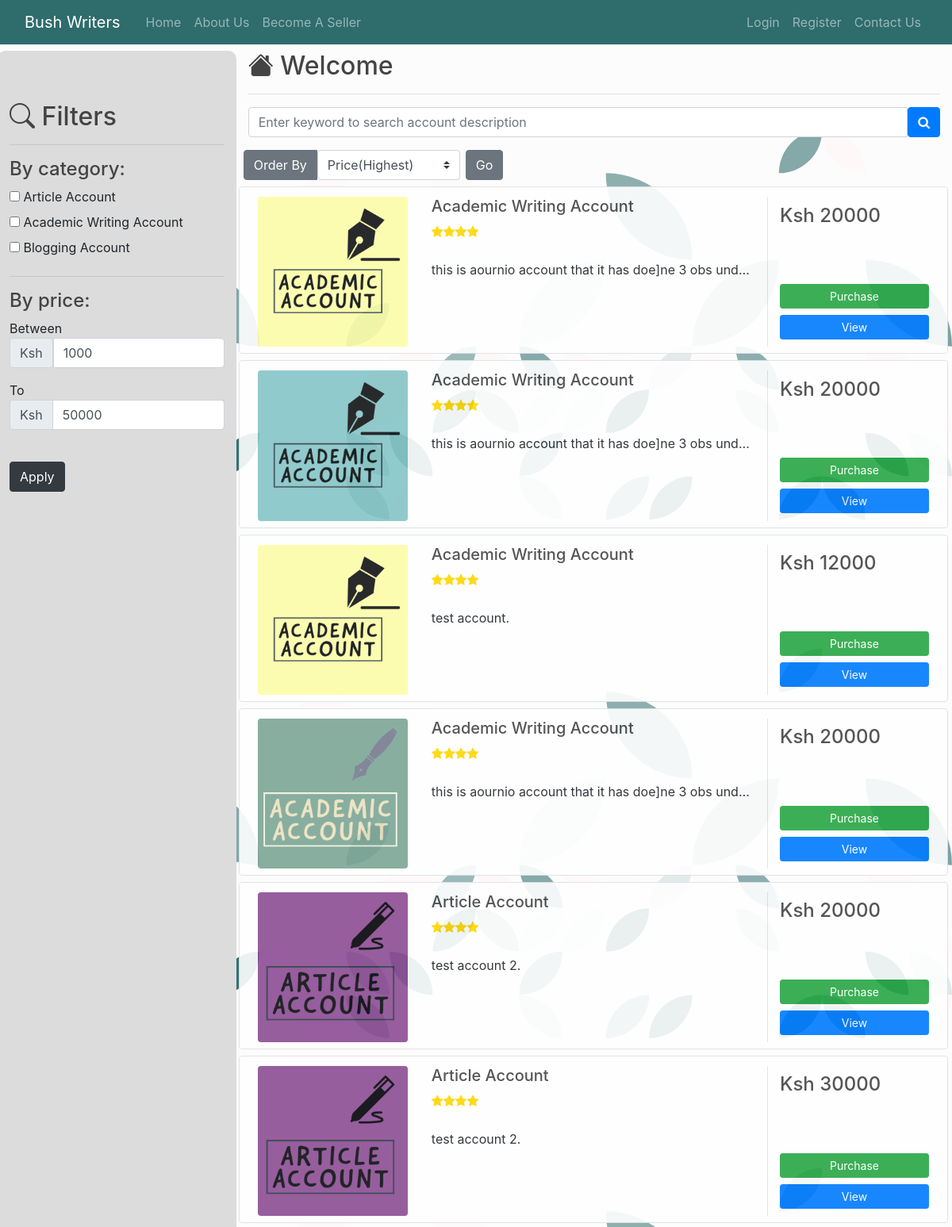
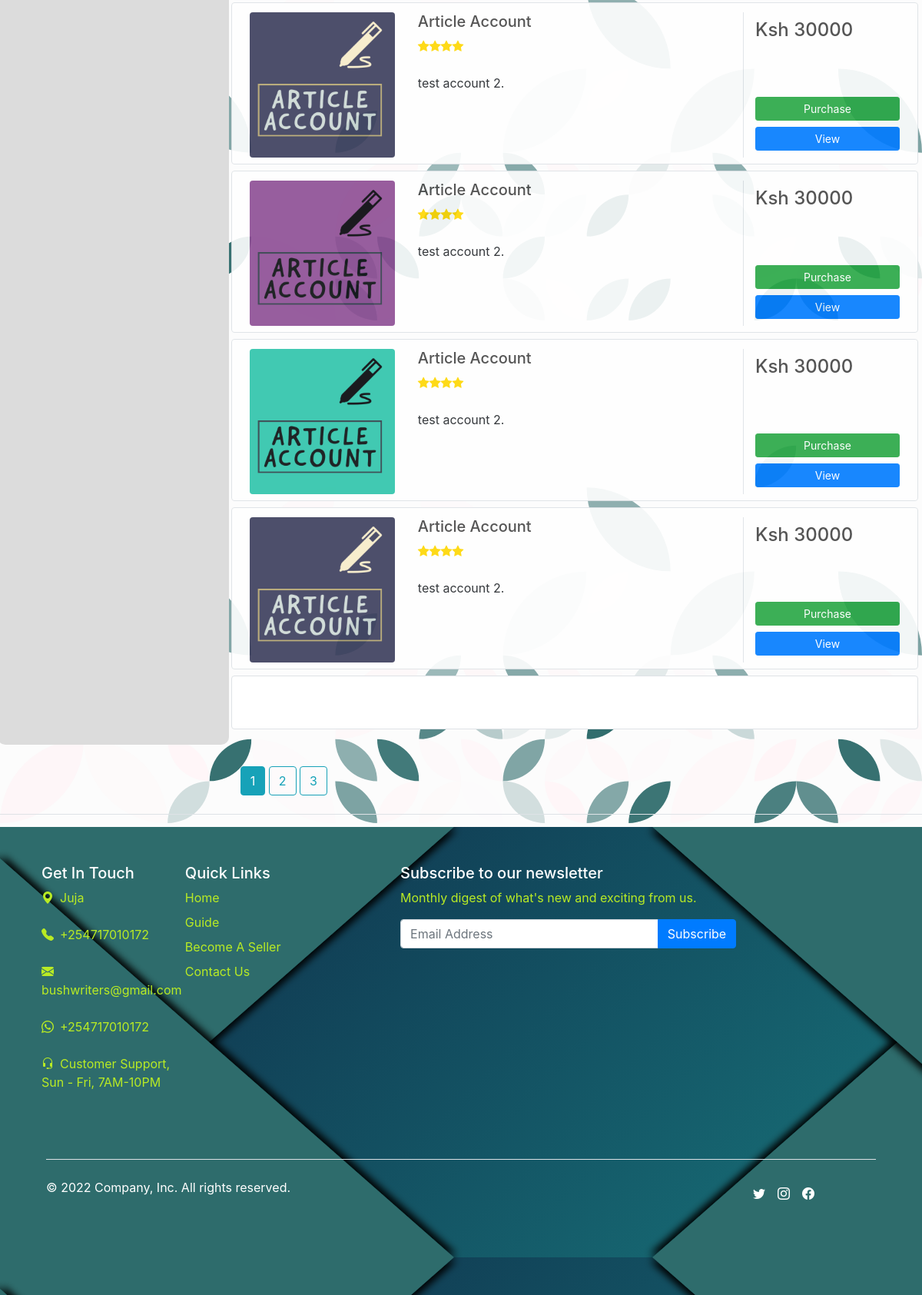
The page / on the database its author committed (2 pictures, top to bottom).
### models/accounts.py (models this page shows, shortened)
class Account(db.Model):
    STATUS_AVAILABLE = 0
    STATUS_ON_PROGRESS = 1
    STATUS_VERIFICATION_STAGE = 2
    STATUS_SUCCESSFUL_STAGE = 3
    STATUS_DISPUTED_STAGE = 4
    __tablename__ = 'account'
    account_id = db.Column(db.Integer, primary_key = True)
    account_type = db.Column(db.Enum(AccountType), default = AccountType.ACADEMIC_WRITING_ACCOUNT)
    account_name = db.Column(db.String(80), nullable = False)
    description = db.Column(db.String(120), nullable = False)
    brand = db.Column(db.String(60), nullable = False)
    price = db.Column(db.Integer, nullable = False)
    status = db.Column(db.SmallInteger, default=STATUS_AVAILABLE)
    account_creation_date = db.Column(db.Date, nullable = False)
    time_posted = db.Column(db.DateTime (timezone = True), default = func.now())
    user_id = db.Column(db.Integer, db.ForeignKey('user.id', ondelete = 'CASCADE'))
    images = db.relationship('Image', backref = 'account', passive_deletes = True, lazy='dynamic' )
    notifications = db.relationship('Notification', backref = 'account', passive_deletes = True, lazy='dynamic')
    complaints = db.relationship('Complaints', backref = 'account', passive_deletes = True, lazy='dynamic')

### main/views.py (the view, shortened to what this page needs)
@main.route('/', methods = ['GET', 'POST'])
def viewpage():
    page = request.args.get('page', 1, type=int)
    account = Account.query.filter_by(status = 0).paginate(page=page, per_page=10, error_out=False)
    search_form = Search()
    filter_form = FilteredSearch()
    purchase_form = Payment_Method()
    order_by_form = Order_By()
    if current_user.is_anonymous:
        notification = False
    if current_user.is_authenticated:
        buyer_msg = Notification.query.filter_by(buyer_id = current_user.id).first()
        seller_msg = Notification.query.filter_by(seller_id = current_user.id).first()
        notification = True if buyer_msg or seller_msg else False
    return render_template('view.html', account=account, logged_in_user=current_user, purchase_form = purchase_form, form = search_form, order = order_by_form, filter_form = filter_form, notification = notification)

### auth/form_fields.py (shortened to what this page needs)
class Search(FlaskForm):
    keyword = StringField(validators=[InputRequired(message='Search Keyword required'),
                Length(min=3, max=30, message='Search Keyword must be between 3 and 30 characters')])
    search = SubmitField()

class FilteredSearch(FlaskForm):
   article_ac =  BooleanField('Article Account', default = False)
   academic_ac = BooleanField('Academic Writing Account', default = False)
   blogging_ac = BooleanField('Blogging Account', default = False)
   price_range_a = IntegerField('Between Price: ', validators=[NumberRange(min=1000, max=50000)], default = 1000)
   price_range_b = IntegerField('To Price: ', validators=[NumberRange(min=1000, max=50000)], default = 50000)
   apply = SubmitField("Apply")

### templates/view.html (shortened to what this page needs)
{% extends 'view_base.html' %}
{% block stylesheets %}
    <link href="https://cdnjs.cloudflare.com/ajax/libs/font-awesome/4.7.0/css/font-awesome.min.css" rel="stylesheet">
    <link rel="stylesheet" type="text/css" href="{{ url_for('static', filename='css/styles.css') }}" >
    <link rel="stylesheet" type="text/css" href="{{ url_for('static', filename='css/home_listing.css') }}" >
    <link href="https://stackpath.bootstrapcdn.com/bootstrap/4.4.1/css/bootstrap.min.css" rel="stylesheet">
{% endblock stylesheets %}
{% block content %}
<div class="container">
    <div class="row">
    <div class="col-md-12">
        <div class="grid search">
        <div class="grid-body">
            <div class="row">
            {% block filters %}
            <div class="col-md-3 filter">
                <form action="" method="POST">
                    <h2 class="grid-title"><i class="bi bi-search"></i> Filters</h2>
                    <hr>
                    <h4>By category:</h4>
                    <div class="">
                    <label>{{ filter_form.article_ac(class="icheck") }} Article Account</label>
                    </div>
                    <div class="">
                    <label>{{ filter_form.academic_ac(class="icheck") }} Academic Writing Account</label>
                    </div>
                    <div class="">
                    <label>{{ filter_form.blogging_ac(class="icheck") }} Blogging Account</label>
                    </div>
                    <hr>
                    <h4>By price:</h4>
                    Between
                    <div class="input-group mb-3">
                        <span class="input-group-text">Ksh</span>
                        {{ filter_form.price_range_a(class="form-control") }}
                    </div>
                    To
                    <div class="input-group mb-3">
                        <div class="input-group-prepend">
                          <span class="input-group-text">Ksh</span>
                        </div>
                        {{ filter_form.price_range_b(class="form-control") }}
                      </div>
                    <br>
                {{ filter_form.apply(class="btn btn-dark") }}
                </form>
            </div>
            {% endblock filters %}
            <div class="col-md-9">
                {% if logged_in_user %}
                    <h2><i class="bi bi-house-fill"></i> Welcome {{ logged_in_user.username | title }}</h2>
                {% else %}
                    <h2><i class="bi bi-house-fill"></i> Welcome </h2>
                {% endif %}
                <hr>
                <form action="{{ url_for('main.search_results') }}" method="POST">
                    <div class="input-group">
                        <div class="input-group mb-3">
                            {% if form.keyword.errors %}
                                {{ form.keyword(class="form-control form-control-lg is-invalid") }}
                                <div class="invalid-feedback">
                                    {% for error in form.keyword.errors %}
                                        <span>{{ error }}</span>
                                    {% endfor %}
                                </div>
                            {% else %}
                                {{ form.keyword(class="form-control", placeholder='Enter keyword to search account description') }}
                            {% endif %}
                            <span class="input-group-btn">
                                <button class="btn btn-primary" name = 'search' type="submit"><i class="fa fa-search"></i></button>
                            </span>
                        </div>
                    </div>
                </form>
                <div class="row">
                <div class="dropdown col-sm-6">
                    <div class="btn-group">
                        {% block order_by %}
                        <button class="btn btn-secondary" type="button">
                            Order By
                            </button>
                            <form action="" method="POST">
                                <div class="btn-group" role="group" >
                                    {{ order.account_type(class = "custom-select mr-sm-2") }}
                                    {{ order.submit(class = "btn btn-secondary mr-3 rounded") }}
                                </div>
                            </form>
                        {% endblock order_by %}
                    </div>
                </div>
                </div>
                {% block search %}
                <div class="container mt-2 mb-5">
                    <div class="d-flex justify-content-center row">
                        <div class="col-md-10">
                            {% for item in account.items %}
                                <div class="row p-2  border rounded mb-2 listing-item">
                                    {% set account_id = item.account_id %}
                                    {% set random_no = range(1, 4)|random|string() %}
                                    {% if item.account_type.value == 'article_account' %}
                                    <div class="col-md-3 no_bg_color mt-1"><img class="img-fluid img-responsive rounded" src="{{url_for('static', filename='images/img/article'+random_no+'.png')}}"></div>
                                    {% elif item.account_type.value == 'academic_writing_account' %}
                                    <div class="col-md-3 no_bg_color mt-1"><img class="img-fluid img-responsive rounded" src="{{url_for('static', filename='images/img/academic'+random_no+'.png')}}"></div>
                                    {% else %}
                                    <div class="col-md-3 no_bg_color mt-1"><img class="img-fluid img-responsive rounded" src="{{url_for('static', filename='images/img/blog'+random_no+'.png')}}"></div>
                                    {% endif %}
                                    <div class="col-md-6 mt-1">
                                        <h5>{{ item.account_type.value | replace("_", "  ") | title }}</h5>
                                        <div class="d-flex flex-row">
                                            <div class="ratings mr-2"><i class="fa fa-star"></i><i class="fa fa-star"></i><i class="fa fa-star"></i><i class="fa fa-star"></i></div>
                                        </div>
                                        <br>
                                        <p class="text-justify text-truncate para mb-0"> {{ item.description }}.<br><br></p>
                                    </div>
                                    <div class="align-items-center align-content-center col-md-3 no_bg_color border-left mt-1">
                                        <div class="d-flex flex-row align-items-center">
                                            <h4 class="mr-1">Ksh {{ item.price }}</h4>
                                        </div>
                                        <div class="d-flex flex-column position_btn">
                                                <button class="btn btn-success btn-sm btn-purchase" type="button" data-toggle="modal" data-target="#exampleModal">
                                                    Purchase
                                                </button>
                                                <a href="{{url_for('main.product_view', item_id=item.account_id)}}" class="btn btn-primary btn-sm mt-2">View</a>
                                        </div>
                                    </div>
                                </div>
                            {% endfor %}
                        {% endblock search %}
                            <div class="row p-2 bg-white border rounded mt-2">
                                <div class="col-md-6 mt-1">
                                    <p class="text-justify text-truncate para home-end mb-0">There are many variations of passages of Lorem Ipsum available,
                                        <br>
                                        <br>
                                    </p>
                                </div>
                            </div>
                        </div>
                    </div>
                </div>
                {% block search_pagination %}
                {% for page_number in account.iter_pages(left_edge=1, right_edge=1, left_current=1, right_current=2) %}
                        {% if page_number %}
                            {% if account.page == page_number %}
                                <a class="btn btn-info mb-4" href="{{ url_for('main.viewpage', page=page_number) }}">{{ page_number }}</a>
                            {% else %}
                                <a class="btn btn-outline-info mb-4" href="{{ url_for('main.viewpage', page=page_number) }}">{{ page_number }}</a>
                            {% endif %}
                        {% else %}
                                ...
                        {% endif %}
                {% endfor %}
                {% endblock search_pagination %}
            </div>
            </div>
        </div>
        </div>
    </div>
    </div>
    </div>
{% endblock content %}
{% block footer %}
<div class="border-top pt-3"></div>
<div class="footer-container">
  <footer class="py-5">
    <div class="row">
      <div class="col-6 col-md-2 mb-3">
        <h5 class="text-white">Get In Touch</h5>
        <ul class="nav flex-column">
            <li class="nav-item mb-2"><p class="nav-link p-0 footer-color"><i class="bi bi-geo-alt-fill mr-2"></i>Juja</p></li>
            <li class="nav-item mb-2"><p class="nav-link p-0 footer-color"><i class="bi bi-telephone-fill mr-2"></i>+254717010172</p></li>
            <li class="nav-item mb-2"><p class="nav-link p-0 footer-color"><i class="bi bi-envelope-fill mr-2"></i>bushwriters@gmail.com</p></li>
            <li class="nav-item mb-2"><p class="nav-link p-0 footer-color"><i class="bi bi-whatsapp mr-2"></i>+254717010172</p></li>
            <li class="nav-item mb-2"><p class="nav-link p-0 footer-color"><i class="bi bi-headset mr-2"></i>Customer Support, Sun - Fri, 7AM-10PM</p></li>
          </ul>
      </div>
      <div class="col-6 col-md-2 mb-3">
        <h5 class="text-white">Quick Links</h5>
        <ul class="nav flex-column">
          <li class="nav-item mb-2"><a href="{{ url_for('main.viewpage') }}" class="nav-link p-0 footer-color">Home</a></li>
          <li class="nav-item mb-2"><a href="{{ url_for('main.guide') }}" class="nav-link p-0 footer-color">Guide</a></li>
          <li class="nav-item mb-2"><a href="{{ url_for('main.seller') }}" class="nav-link p-0 footer-color">Become A Seller</a></li>
          <li class="nav-item mb-2"><a href="{{ url_for('main.contact_us') }}" class="nav-link p-0 footer-color">Contact Us</a></li>
        </ul>
      </div>
      <div class="col-md-5 offset-md-1 mb-3">
        <form>
          <h5 class="text-white">Subscribe to our newsletter</h5>
          <p class="footer-color">Monthly digest of what's new and exciting from us.</p>
          <div class="input-group">
            <input type="text" class="form-control" placeholder="Email Address" aria-label="Recipient's email input" aria-describedby="button-addon4">
            <div class="input-group-append" id="button-addon4">
              <button class="btn btn-primary" type="button">Subscribe</button>
            </div>
          </div>
        </form>
      </div>
    </div>
    <div class="d-flex flex-column flex-sm-row justify-content-between py-4 my-4 border-top">
      <p class="text-white">&copy; 2022 Company, Inc. All rights reserved.</p>
      <ul class="list-unstyled d-flex">
        <i class="bi bi-twitter p-2 text-white"></i>
        <i class="bi bi-instagram p-2 text-white"></i>
        <i class="bi bi-facebook p-2 text-white"></i>
        <li class="ms-3"><a class="text-white" href="#"><svg class="bi" width="24" height="24"><use xlink:href="#twitter"/></svg></a></li>
        <li class="ms-3"><a class="link-dark" href="#"><svg class="bi" width="24" height="24"><use xlink:href="#instagram"/></svg></a></li>
        <li class="ms-3"><a class="link-dark" href="#"><svg class="bi" width="24" height="24"><use xlink:href="#facebook"/></svg></a></li>
      </ul>
    </div>
  </footer>
</div>
{% endblock footer %}

### static/css/styles.css (style rules this page uses)
body { background: #fafafa; color: #333333; margin-top: 5rem; font-family: 'Roboto'; max-width: 100% !important; background-image: url('/static/images/assets/patternpad_3.svg'); }
h1, h2, h3, h4, h5, h6 { color: #444444; }
a { text-decoration: none; }
.grid-title { padding-top: 2em; }
.col-md-3 { width: 25%; background: gainsboro; }
.fa-star, .fa-star-half-o { color: gold; }
.rounded { border-radius: 10px; }
.footer-container { padding-left: 60px; padding-right: 60px; max-width: 100% !important; }
.footer-color { color: #b9eb24 !important; }

### static/css/home_listing.css (style rules this page uses)
body { margin-top: 4rem !important; }
.container { max-width: 1290px !important; }
.filter { padding-bottom: 15px; margin-bottom: 90px; border-radius: 10px; }
.col-md-10 { max-width: 100% !important; }
.no_bg_color { background: transparent !important; }
.position_btn { margin-top: 4rem!important; }
.row { margin-right: -20px !important; margin-left: -21px !important; }
.listing-item { opacity: 0.90 !important; background-color: #fff!important; }
.home-end { color: #fff; }

### rows shown on the page
Account: account_type.value "Academic Writing Account", description "this is aournio account that it has doe]ne 3 obs und…", price "20000"
Account: shows a picture, account_type.value "Academic Writing Account", description "this is aournio account that it has doe]ne 3 obs und…", price "20000"
Account: account_type.value "Academic Writing Account", description "test account", price "12000"
Account: shows a picture, account_type.value "Academic Writing Account", description "this is aournio account that it has doe]ne 3 obs und…", price "20000"
Account: account_type.value "Article Account", description "test account 2", price "20000"
Account: account_type.value "Article Account", description "test account 2", price "30000"
Account: account_type.value "Article Account", description "test account 2", price "30000"
Account: account_type.value "Article Account", description "test account 2", price "30000"
Account: shows a picture, account_type.value "Article Account", description "test account 2", price "30000"
Account: account_type.value "Article Account", description "test account 2", price "30000"

### other values the page prints
{{ page_number }} "1"
{{ page_number }} "2" "3"
